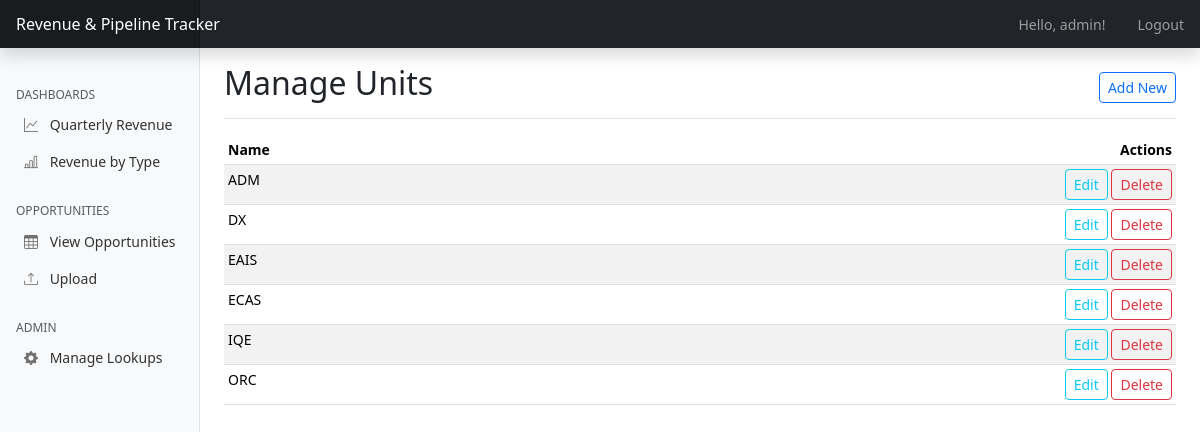
The page /admin/manage/unit (signed in) on the database its author committed.
### app.py (models this page shows, shortened)
class User(UserMixin, db.Model):
    id = db.Column(db.Integer, primary_key=True)
    username = db.Column(db.String(80), unique=True, nullable=False)
    password_hash = db.Column(db.String(120), nullable=False)
    can_upload = db.Column(db.Boolean, default=False) # New field for upload permission
    is_admin = db.Column(db.Boolean, default=False) # New field for admin permission

class Unit(db.Model):
    id = db.Column(db.Integer, primary_key=True)
    name = db.Column(db.String(100), unique=True, nullable=False)

### app.py (the view)
@app.route('/admin/manage/<model_name>')
@admin_required
def manage_lookup_table(model_name):
    if model_name not in LOOKUP_MODELS:
        flash(f"Invalid model type: {model_name}", "danger")
        return redirect(url_for('admin_index'))
    model_info = LOOKUP_MODELS[model_name]
    ModelClass = model_info['class']
    items = ModelClass.query.order_by(ModelClass.name).all()
    return render_template('admin/list_generic.html',
                           items=items,
                           title=model_info['title'],
                           model_name=model_name)

### app.py (called while the page is built)
@login_manager.user_loader
def load_user(user_id):
    return User.query.get(int(user_id))

def admin_required(f):
    @wraps(f)
    def decorated_function(*args, **kwargs):
        if not current_user.is_authenticated or not current_user.is_admin:
            flash("You must be an admin to view this page.", "danger")
            return redirect(url_for('dashboard'))
        return f(*args, **kwargs)
    return decorated_function

@app.context_processor
def inject_lookup_data():
    return {
        'all_revenue_portfolios': RevenuePortfolio.query.order_by(RevenuePortfolio.name).all(),
        'all_units': Unit.query.order_by(Unit.name).all(),
        'all_csg_owners': CSGOwner.query.order_by(CSGOwner.name).all(),
        'all_delivery_owners': DeliveryOwner.query.order_by(DeliveryOwner.name).all(),
        'all_originating_revenue_types': OriginatingRevenueType.query.order_by(OriginatingRevenueType.name).all(),
        'all_revenue_types': RevenueType.query.order_by(RevenueType.name).all(),
        'current_user': current_user # Make current_user available in all templates
    }

### templates/admin/list_generic.html (shortened to what this page needs)
{% extends 'base.html' %}
{% block content %}
<div class="d-flex justify-content-between flex-wrap flex-md-nowrap align-items-center pt-3 pb-2 mb-3 border-bottom">
    <h1 class="h2">Manage {{ title }}</h1>
    <div class="btn-toolbar mb-2 mb-md-0">
        <a href="{{ url_for('add_lookup_item', model_name=model_name) }}" class="btn btn-sm btn-outline-primary">Add New</a>
    </div>
</div>
<div class="table-responsive">
    <table class="table table-striped table-sm">
        <thead>
            <tr>
                <th>Name</th>
                <th class="text-end">Actions</th>
            </tr>
        </thead>
        <tbody>
            {% for item in items %}
            <tr>
                <td>{{ item.name }}</td>
                <td class="text-end">
                    <a href="{{ url_for('edit_lookup_item', model_name=model_name, id=item.id) }}" class="btn btn-sm btn-outline-info">Edit</a>
                    <form action="{{ url_for('delete_lookup_item', model_name=model_name, id=item.id) }}" method="POST" class="d-inline" onsubmit="return confirm('Are you sure?');">
                        <button type="submit" class="btn btn-sm btn-outline-danger">Delete</button>
                    </form>
                </td>
            </tr>
            {% endfor %}
        </tbody>
    </table>
</div>
{% endblock %}

### templates/base.html (shortened to what this page needs)
<!doctype html>
<html lang="en">
  <head>
    <link href="https://cdn.jsdelivr.net/npm/bootstrap@5.3.3/dist/css/bootstrap.min.css" rel="stylesheet">
    <link rel="stylesheet" href="https://cdn.jsdelivr.net/npm/bootstrap-icons@1.10.3/font/bootstrap-icons.css">
  </head>
  <body>
    <header class="navbar navbar-dark sticky-top bg-dark flex-md-nowrap p-0 shadow">
      <a class="navbar-brand col-md-3 col-lg-2 me-0 px-3 fs-6" href="{{ url_for('dashboard') }}">Revenue & Pipeline Tracker</a>
      <ul class="navbar-nav flex-row ms-auto">
        {% if current_user.is_authenticated %}
            <li class="nav-item text-nowrap">
                <span class="nav-link px-3">Hello, {{ current_user.username }}!</span>
            </li>
            <li class="nav-item text-nowrap">
                <a class="nav-link px-3" href="{{ url_for('logout') }}">Logout</a>
            </li>
        {% endif %}
      </ul>
    </header>
    <div class="container-fluid">
      <div class="row">
        {% if current_user.is_authenticated %}
        <nav id="sidebarMenu" class="col-md-3 col-lg-2 d-md-block bg-light sidebar collapse">
          <div class="position-sticky pt-3 sidebar-sticky">
            <h6 class="sidebar-heading d-flex justify-content-between align-items-center px-3 mt-4 mb-1 text-muted text-uppercase">
              <span>Dashboards</span>
            </h6>
            <ul class="nav flex-column ms-2">
                <li class="nav-item">
                    <a class="nav-link" href="{{ url_for('dashboard') }}#revenueByUnitChartCard">
                        <i class="bi bi-graph-up"></i>
                        Quarterly Revenue
                    </a>
                </li>
                <li class="nav-item">
                    <a class="nav-link" href="{{ url_for('dashboard') }}#revenueByOriginatingTypeChartCard">
                        <i class="bi bi-bar-chart-line"></i>
                        Revenue by Type
                    </a>
                </li>
            </ul>
            <h6 class="sidebar-heading d-flex justify-content-between align-items-center px-3 mt-4 mb-1 text-muted text-uppercase">
              <span>Opportunities</span>
            </h6>
            <ul class="nav flex-column ms-2">
                <li class="nav-item">
                    <a class="nav-link" href="{{ url_for('opportunities') }}">
                        <i class="bi bi-table"></i>
                        View Opportunities
                    </a>
                </li>
                <li class="nav-item">
                    <a class="nav-link" href="{{ url_for('upload_spreadsheet') }}">
                        <i class="bi bi-upload"></i>
                        Upload
                    </a>
                </li>
            </ul>
            {% if current_user.is_admin %}
            <h6 class="sidebar-heading d-flex justify-content-between align-items-center px-3 mt-4 mb-1 text-muted text-uppercase">
              <span>Admin</span>
            </h6>
            <ul class="nav flex-column ms-2">
                <li class="nav-item">
                    <a class="nav-link" href="{{ url_for('admin_index') }}">
                        <i class="bi bi-gear-fill"></i> Manage Lookups
                    </a>
                </li>
            </ul>
            {% endif %}
          </div>
        </nav>
        {% endif %}
        <main class="{% if current_user.is_authenticated %}col-md-9 ms-sm-auto col-lg-10 px-md-4{% else %}col-12{% endif %}">
            {% block content %}{% endblock %}
        </main>
      </div>
    </div>
  </body>
</html>

### templates/base.html (style rules this page uses)
body { font-size: .875rem; }
.sidebar { position: fixed; top: 0; bottom: 0; left: 0; z-index: 100; padding: 48px 0 0; box-shadow: inset -1px 0 0 rgba(0, 0, 0, .1); }
.sidebar-sticky { position: relative; top: 0; height: calc(100vh - 48px); padding-top: .5rem; overflow-x: hidden; overflow-y: auto; }
.sidebar .nav-link { font-weight: 500; color: #333; }
.sidebar .nav-link .bi { margin-right: 8px; color: #727272; }
.sidebar-heading { font-size: .75rem; }
.navbar-brand { padding-top: .75rem; padding-bottom: .75rem; background-color: rgba(0, 0, 0, .25); box-shadow: inset -1px 0 0 rgba(0, 0, 0, .25); }

### rows shown on the page
User: username "admin"
Unit: name "ADM"
Unit: name "DX"
Unit: name "EAIS"
Unit: name "ECAS"
Unit: name "IQE"
Unit: name "ORC"

### other values the page prints
{{ title }} "Units"
